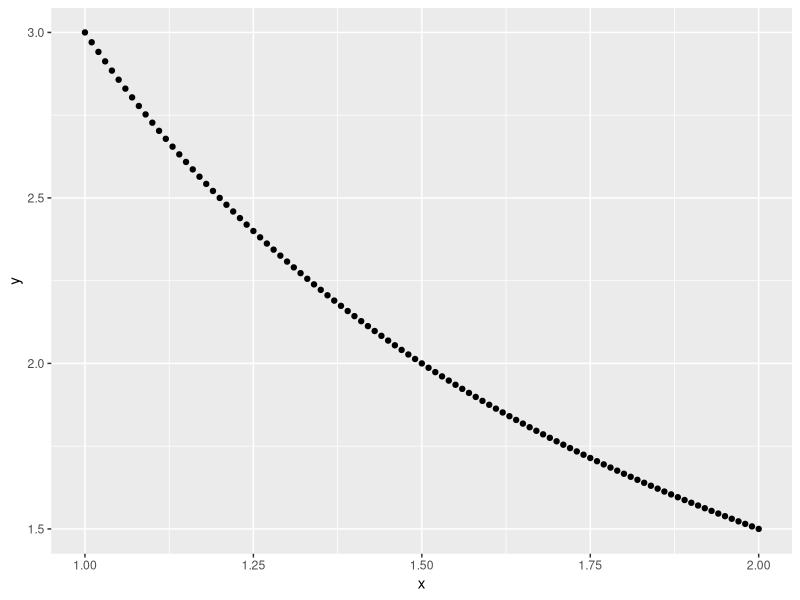
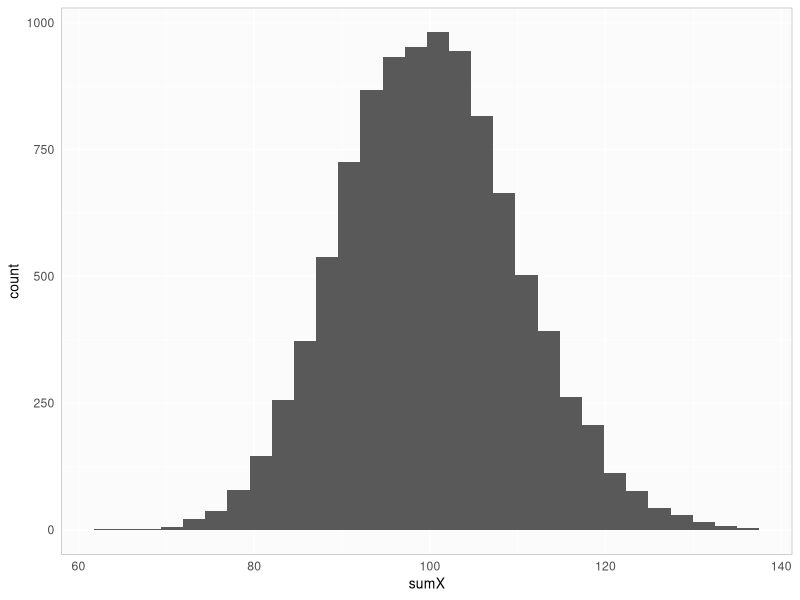
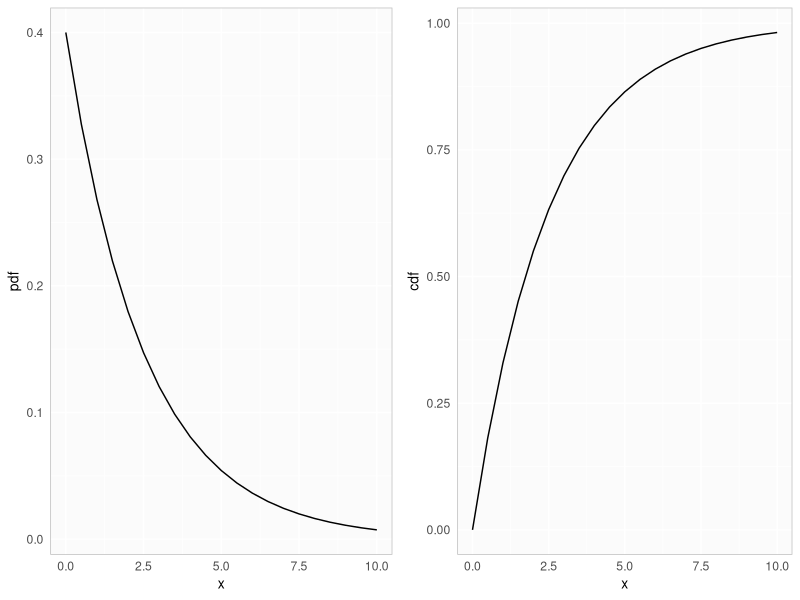

These figures' R source, in order:
## ---- chunk 1
library(knitr)
library(ggplot2)
library(gridExtra)
set.seed(20275)
# My ggplot theme
myTheme <- theme(axis.ticks=element_blank(),
                 axis.title=element_text(size="10"),
                  panel.border = element_rect(color="gray", fill=NA), 
                  panel.background=element_rect(fill="#FBFBFB"), 
                  panel.grid.major.y=element_line(color="white", size=0.5), 
                  panel.grid.major.x=element_line(color="white", size=0.5),
                  plot.title=element_text(size="10"))
## ---- chunk 2
# Define an R function for the probability function
prXk <- function(k)
{
  c = 1/14
  p <- c * k^2
  
  return (p)
}

prX1 <- prXk(1)
prX1
prX2 <- prXk(2)
prX2
prX3 <- prXk(3)
prX3

ExpVal <- prX1 + (2*prX2) + (3*prX3)

secondMoment <- prX1 + (2^2*prX2) + (3^2*prX3)
## ---- chunk 3
pr2X <- function(x)
{
  c <- 3 / x^3
  return( c * x^2)
}

r <- seq(1, 2, by=0.01)

pr2Xr <- pr2X(r)
## ---- chunk 4
g1 <- ggplot(data=data.frame(x=r, y=pr2Xr)) + geom_point(aes(x=x, y=y))
g1
## ---- chunk 5
d <- c(7.3,6.1,3.8,8.4,6.9,7.1,5.3,8.2,4.9,5.8)
kable(t(d))
## ---- chunk 6
Xbar <- mean(d)
varD <- var(d)
sdD <- sd(d)
n <- length(d)
seD <- sdD / sqrt(n)
tval <- qt(.975, df=n-1)
## ---- chunk 7
sumX <- c()
for(j in 1:10000)
{
 X <- rexp(100)
 sX <- sum(X)
 sumX <- c(sumX, sX)
}
## ---- chunk 8
g1 <- ggplot(data.frame(sumX=sumX)) + geom_histogram(aes(x=sumX)) + myTheme
g1
## ---- chunk 9
n <- length(sumX)
valInRange <- length(sumX[100 <= sumX & sumX <= 110])

prInRange <- valInRange / n
## ---- chunk 10
# Define CDF and PDF functions
cdf514 <- function(x)
{

  p <- 1 - exp(-0.4 * x)

  return (p)
}

pdf514 <- function(x)
{

  p <- 0.4 * exp(-0.4 * x)

  return (p)
}

# prepare data set to help us visualize
rx <- data.frame(x=seq(0, 10, by=0.5))
rx$cdf <- cdf514(rx$x)
rx$pdf <- pdf514(rx$x)
# Visualize
g1 <- ggplot(rx) + geom_line(aes(x=x, y=pdf)) + myTheme
g2 <- ggplot(rx) + geom_line(aes(x=x, y=cdf)) + myTheme
grid.arrange(g1, g2, ncol=2)

p5 <- pdf514(5)
## ---- chunk 11
# Compute probabilty of satelite's life time is between 3-6 years (i.e. it dies in this range)
p36 <- cdf514(6) - cdf514(3) 
